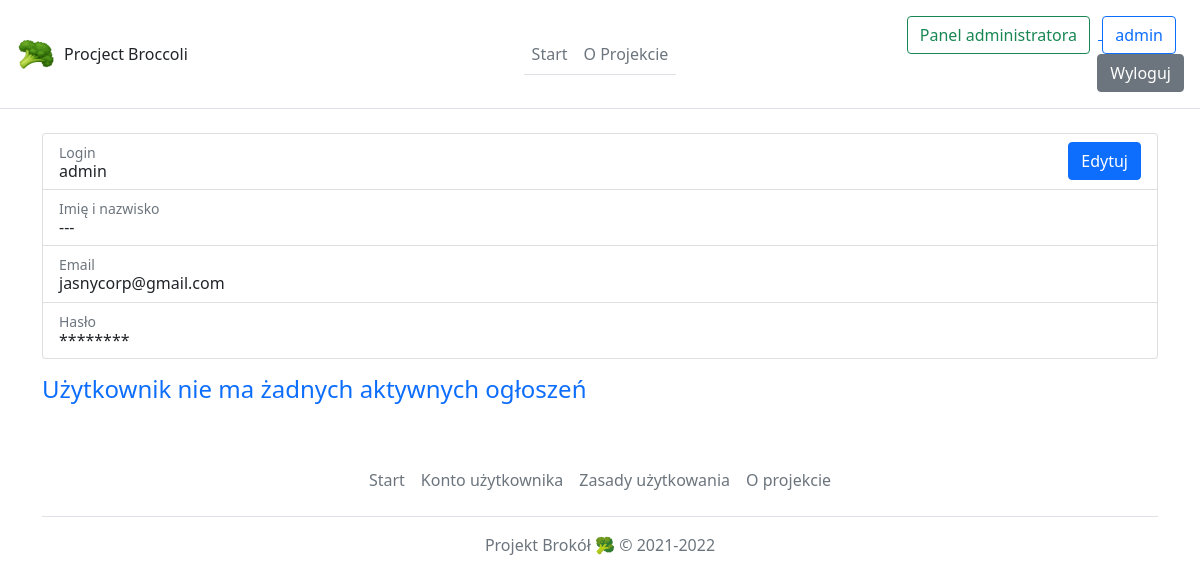
Before: /user/1 (signed in) with the older database file.
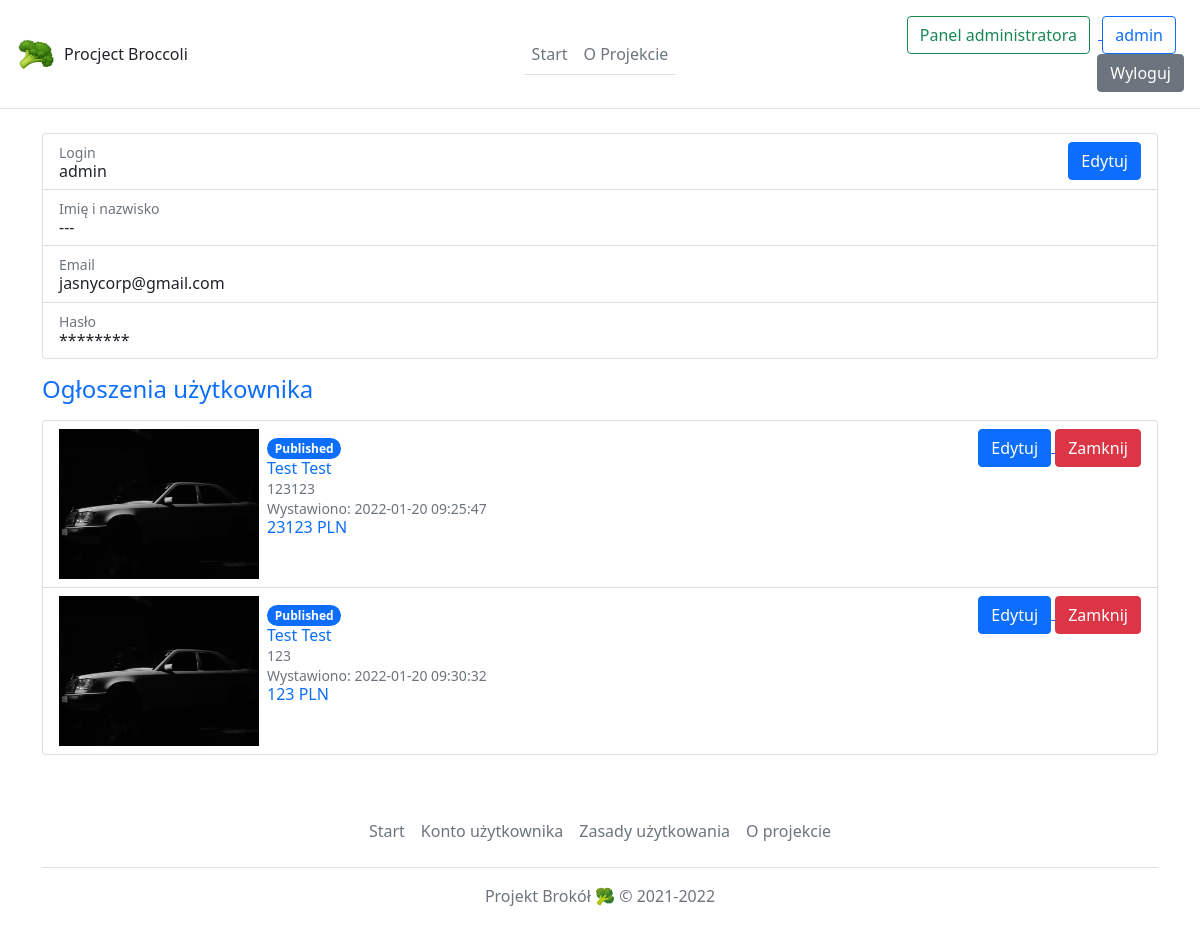
After: the same page with the newer database file.
### appData/models.py (models this page shows, shortened)
class User(db.Model, UserMixin):
    id = db.Column(db.Integer, primary_key=True)
    login = db.Column(db.String(30), unique=True, nullable=False)
    firstname = db.Column(db.String(30))
    lastname = db.Column(db.String(30))
    email = db.Column(db.String(120), unique=True, nullable=False)
    password = db.Column(db.String(90), nullable=False)
    role = db.Column(db.String(30), default='Unverified')
    posts = db.relationship('Post', backref='author', lazy=True)
    verification_message = db.Column(db.String(12))

class Post(db.Model):
    id = db.Column(db.Integer, primary_key=True)
    user_id = db.Column(db.Integer, db.ForeignKey('user.id'), nullable=False)
    manufacture = db.Column(db.String(100), nullable=False)
    model = db.Column(db.String(100))
    manufacture_year = db.Column(db.String(4))
    photo = db.Column(db.String(30), nullable=False, default='defaultCar.jpg')
    description = db.Column(db.Text)
    price = db.Column(db.Integer(), nullable=False)
    date_posted = db.Column(db.DateTime, nullable=False, default=datetime.utcnow)
    status = db.Column(db.String(10), default='Published')
    location = db.Column(db.String(255))

### appData/routes.py (the view)
@app.route('/user/<int:user_id>')
@login_required
def user(user_id):
    user = User.query.get_or_404(user_id)
    postOfUser = Post.query.filter_by(user_id=user.id).all()
    title = 'Użytkownik ' + user.login
    return render_template('user.html', user=user, title=title, posts=postOfUser)

### appData/models.py (called while the page is built)
@login_manager.user_loader #copy
def load_user(user_id):
    return User.query.get(int(user_id))

### appData/templates/user.html (shortened to what this page needs)
{% extends "layout.html" %}
{% block content %}
<div class="container">
    <main>
      <div class="row g-5">
        <div class="col-md-12 col-lg-12 order-md-last">
            {% if current_user.id == user.id %}
            <ul class="list-group mb-3">
                <li class="list-group-item d-flex justify-content-between lh-sm">
                    <div>
                        <small class="text-muted">Login</small>
                        <h6 class="my-0">{{ user.login }}</h6>
                    </div>
                    <div>
                        <a href="/user/{{ user.id }}/edit">
                            <button type="button" class="btn btn-primary">
                                Edytuj
                            </button>
                        </a>
                    </div>
                </li>
                <li class="list-group-item d-flex justify-content-between lh-sm">
                    <div>
                        <small class="text-muted">Imię i nazwisko</small>
                        {% if user.firstname %}
                        <h6 class="my-0">{{ user.firstname }} {{ user.lastname }}</h6>
                        {% else %}
                        <h6 class="my-0">
                            ---
                        </h6>
                        {% endif %}
                    </div>
                </li>
                <li class="list-group-item d-flex justify-content-between lh-sm">
                    <div>
                        <small class="text-muted">Email</small>
                        <h6 class="my-0">{{ user.email }}</h6>
                    </div>
                </li>
                <li class="list-group-item d-flex justify-content-between lh-sm">
                    <div>
                        <small class="text-muted">Hasło</small>
                        <h6 class="my-0">
                            ********
                        </h6>
                    </div>
                </li>
            </ul>
            {% endif %}
        </div>
      </div>
      <div class="row g-5">
        <div class="col-md-12 col-lg-12 order-md-last">
            {% if posts %}
            <h4 class="d-flex justify-content-between align-items-center mb-3">
                <span class="text-primary">Ogłoszenia użytkownika</span>
            </h4>
          <ul class="list-group mb-3">
            {% for post in posts %}
            {% if post.status == 'Published' %}
            <li class="list-group-item d-flex justify-content-between lh-sm">
            {% else %}
            <li class="list-group-item d-flex justify-content-between bg-light">
            {% endif %}
                <div class="d-flex">
                    <div>
                        <img src="/static/photos/{{ post.photo }}" height="150px">
                    </div>
                    <div class="m-2">
                        {% if current_user.id == user.id %}
                            <span class="badge bg-primary rounded-pill">{{ post.status}}</span>
                        {% endif %}
                            <a href="/post/{{ post.id }}" class="text-decoration-none">
                                <h6 class="my-0">{{ post.manufacture }} {{ post.model }}</h6>
                            </a>
                            <small class="text-muted">{{ post.location }}</small><br>
                            <small class="text-muted">Wystawiono: {{ post.date_posted.replace(microsecond=0) }}</small>
                            <h6 class="my-0 post-price-after text-primary">{{ post.price }}</h6>
                      </div>
                    </div>
                    {% if current_user.id == user.id %}
                    <div>
                        <a href="/post/{{ post.id }}/edit">
                            <button type="button" class="btn btn-primary">
                                Edytuj
                            </button>
                        </a>
                        {% if post.status == 'Published' %}
                        <button type="button" class="btn btn-danger" onclick="window.location.href='/post/{{ post.id }}/archive'">
                            Zamknij
                        </button>
                        {% else %}
                        <button type="button" class="btn btn-outline-warning" onclick="window.location.href='/post/{{ post.id }}/publish'">
                            Opublikuj
                        </button>
                        {% endif %}
                    </div>
                    {% endif %}
                </li>
            {% endfor %}
          </ul>
          {% else %}
          <h4 class="d-flex justify-content-between align-items-center mb-3">
            <span class="text-primary">Użytkownik nie ma żadnych aktywnych ogłoszeń</span>
        </h4>
          {% endif %}
        </div>
      </div>
    </main>
</div>
{% endblock content %}

### appData/templates/layout.html (shortened to what this page needs)
<!doctype html>
<html lang="pl">
    <head>
        <link href="https://cdn.jsdelivr.net/npm/bootstrap@5.1.3/dist/css/bootstrap.min.css" rel="stylesheet">
      </head>
    <body>
            <header class="d-flex flex-wrap align-items-center justify-content-center justify-content-md-between py-3 p-3 mb-4 border-bottom">
              <a href="/" class="d-flex align-items-center col-md-3 mb-2 mb-md-0 text-dark text-decoration-none">
                <img class="bi me-2" width="40" height="32" role="img" aria-label="Bootstrap" src="{{ url_for('static', filename='img/broccoli.ico') }}"> Procject Broccoli
              </a>
              <ul class="nav col-12 col-md-auto mb-2 justify-content-center mb-md-0">
                  <li>
                      {% if title == 'Start' %}
                      <a href="{{ url_for('home') }}" class="nav-link nav-links px-2 text-capitalize link-dark border-bottom border-secondary">
                      {% else %}
                      <a href="{{ url_for('home') }}" class="nav-link nav-links px-2 text-capitalize link-secondary border-bottom">
                      {% endif %}
                        Start
                      </a>
                  </li>
                  <li>
                      {% if title == 'O projekcie' %}
                      <a href="{{ url_for('about') }}" class="nav-link nav-links px-2 text-capitalize link-dark border-bottom border-secondary">
                      {% else %}
                      <a href="{{ url_for('about') }}" class="nav-link nav-links px-2 text-capitalize link-secondary border-bottom">
                      {% endif %}
                          O projekcie
                      </a>
                  </li>
              </ul>
              {% if current_user.is_authenticated %}
              <div class="col-md-3 text-end">
                {% if current_user.role == 'Admin' %}
                <a href="{{ url_for('admin_panel')}}">
                  <button type="button" class="btn btn-outline-success me-2">
                    Panel administratora
                  </button>
                </a>
                {% endif %}
                <a href="/user/{{ current_user.id }}">
                    <button type="button" class="btn btn-outline-primary me-2">
                        {{ current_user.login }}
                    </button>
                </a>
                <a href="{{ url_for('logout') }}">
                    <button type="button" class="btn btn-secondary">
                        Wyloguj
                    </button>
                </a>
              </div>
              {% endif %}
          </header>
        {% block content %}
        {% endblock %}
        <div class="container">
          <footer class="py-3 my-4">
            <ul class="nav justify-content-center border-bottom pb-3 mb-3">
              <li class="nav-item"><a href="{{ url_for('home') }}" class="nav-link px-2 text-muted">Start</a></li>
              {% if current_user.is_authenticated %}
              <li class="nav-item"><a href="/user/{{ current_user.id }}" class="nav-link px-2 text-muted">Konto użytkownika</a></li>
              {% else %}
              <li class="nav-item"><a href="{{ url_for('login') }}" class="nav-link px-2 text-muted">Zaloguj</a></li>
              <li class="nav-item"><a href="{{ url_for('register') }}" class="nav-link px-2 text-muted">Rejestracja</a></li>
              {% endif %}
              <li class="nav-item"><a href="{{ url_for('terms') }}" class="nav-link px-2 text-muted">Zasady użytkowania</a></li>
              <li class="nav-item"><a href="{{ url_for('about') }}" class="nav-link px-2 text-muted">O projekcie</a></li>
            </ul>
            <p class="text-center text-muted">Projekt Brokół 🥦 © 2021-2022</p>
          </footer>
        </div>
    </body>
</html>

### appData/templates/layout.html (style rules this page uses)
.nav-links { transition: 0.8s; }
.post-price-after::after { content: ' PLN'; }

Changed rows visible on the page:
added Post: photo (placeholder picture), status "Published", manufacture "Test", model "Test", location "123123", date_posted.replace "2022-01-20 09:25:47", price "23123"
added Post: photo (placeholder picture), status "Published", manufacture "Test", model "Test", location "123", date_posted.replace "2022-01-20 09:30:32", price "123"
Other visible differences:
text no longer shown: "Użytkownik nie ma żadnych aktywnych ogłoszeń"
text now shown: "Ogłoszenia użytkownika"
